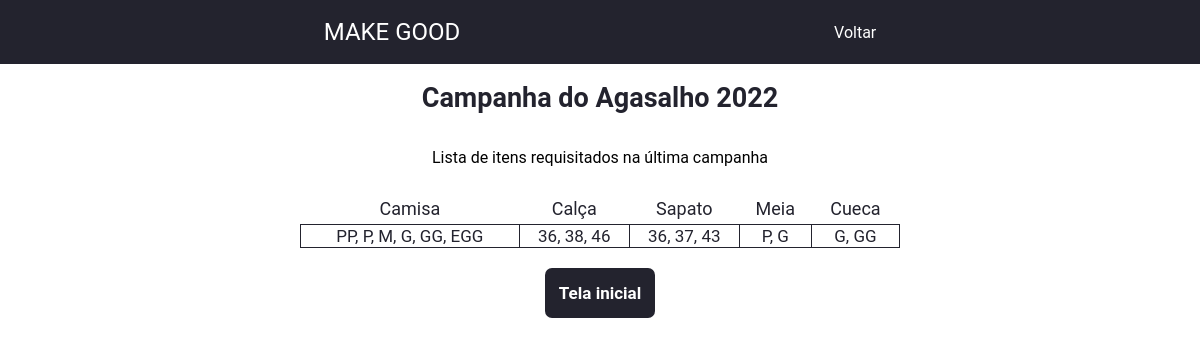
Screenshot of /criar_campanha2.php (signed in) with the database file from the repository.
### tables this page shows
CREATE TABLE `campanha` (
  `id` int(11) NOT NULL,
  `nome_campanha` text NOT NULL,
  `camisa` text NOT NULL,
  `calca` text NOT NULL,
  `sapato` text NOT NULL,
  `meia` text NOT NULL,
  `cueca` text NOT NULL
);

### criar_campanha2.php (the view, shortened to what this page needs)
<?php
include_once "cabecalho.php";
include_once "conexao.php";
include_once "protecao.php";
$script_sql = "Select MAX(id) FROM campanha";
$sql = mysqli_query($conexao, $script_sql);
$ultima_insercao = mysqli_fetch_array($sql);
$script_sql = "SELECT * FROM campanha WHERE id = '$ultima_insercao[0]'";
$sql = mysqli_query($conexao, $script_sql);
?>
<body>
  <header>
    <nav class="navbar">
      <a class="logo" href="tela_inicial.php">Make Good</a>
      <ul class="nav-list">
        <li>
          <a href="criar_campanha.php">Voltar</a>
        </li>
      </ul>
    </nav>
  </header>
  <main class="container">
    <form>
      <?php
      $ultima_campanha = mysqli_fetch_assoc($sql);
      echo "<h1>" . $ultima_campanha['nome_campanha'] . "</h1>";
      ?>
      <p>Lista de itens requisitados na última campanha</p>
      <table>
        <thread>
          <th>Camisa</th>
          <th>Calça</th>
          <th>Sapato</th>
          <th>Meia</th>
          <th>Cueca</th>
        </thread>
        <tbody>
          <?php
          echo "<td>" . $ultima_campanha['camisa'] . "</td>";
          echo "<td>" . $ultima_campanha['calca'] . "</td>";
          echo "<td>" . $ultima_campanha['sapato'] . "</td>";
          echo "<td>" . $ultima_campanha['meia'] . "</td>";
          echo "<td>" . $ultima_campanha['cueca'] . "</td>";
          ?>
        </tbody>
      </table>
      <a class="btn-enviar" href="tela_inicial.php">
        <span id="enviar">Tela inicial</span>
      </a>
    </form>
  </main>
</body>
</html>

### style.css (style rules this page uses)
* { font-family: 'Roboto', sans-serif; -webkit-font-smoothing: antiliased; }
html { font-size: 62.5%; }
html, body { margin: 0; padding: 0; box-sizing: border-box; }
h1 { display: flex; text-align: center; justify-content: center; font-size: 2.7rem; color: #23232e; }
body { width: 100vw; height: 100vh; }
a { color: #ffff; text-decoration: none; transition: 0.3s; font-size: 1.6rem; }
nav { display: flex; justify-content: space-evenly; align-items: center; background-color: #23232e; height: 8vh; width: 100%; }
a.logo { padding: 10px; font-size: 2.4rem; text-transform: uppercase; justify-self: center; }
.nav-list { list-style: none; display: flex; cursor: pointer; align-items:center; align-content: center; }
.nav-list li { padding: 10px; }
.container { display: flex; justify-items: center; align-items: center; flex-direction: column; height: 100vh; width: 100vw; }
form { width: 100vw; border-radius: 7px; display: flex; flex-direction: column; align-items: center; justify-content: center; }
.btn-enviar { padding: 5px; margin: 10px; width: 100px; height: 40px; border-color: white; background: #23232e; color: white; font-weight: bold; border-radius: 7px; display: flex; align-items: center; justify-content: center; }
span#enviar { color: white; }
p { font-size: 1.6rem; }
span { margin: 6px; display: flex; justify-content: center; align-items: center; font-size: 1.7rem; }
table { width: 50vw; border-collapse: collapse; text-align: center; margin-top: 10px; margin-block-end: 10px; }
td { border: solid 0.5px #23232e; font-size: 1.2rem; }
th { color: #23232e; font-size: 1.8rem; right: 25px; font-weight: 400; padding: 5px; }
td { color: #23232e; font-size: 1.7rem; }

### rows the page displays
campanha: nome_campanha "Campanha do Agasalho 2022", camisa "PP, P, M, G, GG, EGG", calca "36, 38, 46", sapato "36, 37, 43", meia "P, G", cueca "G, GG"
